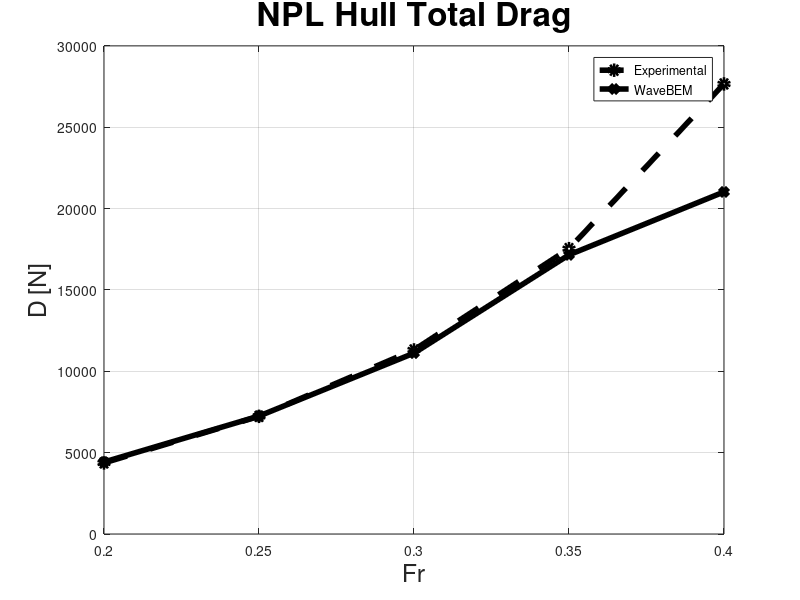
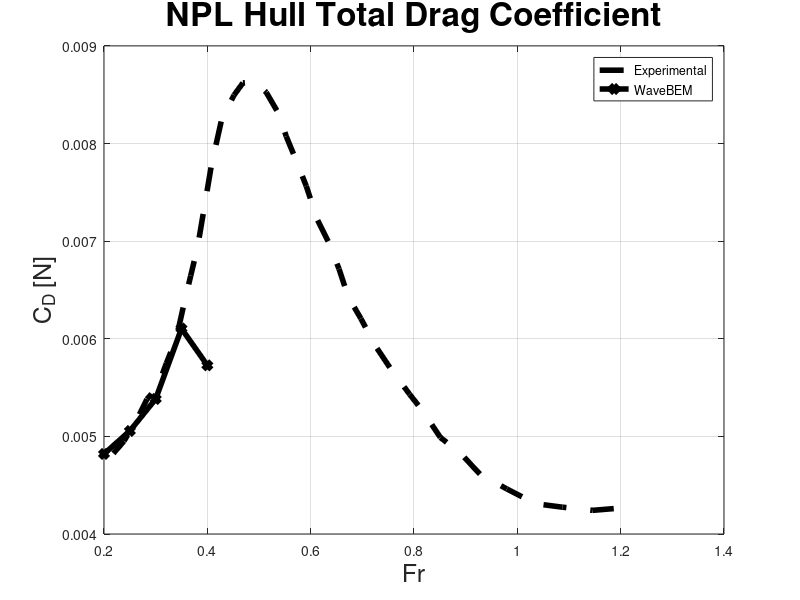

Reproduce these figures in MATLAB, in order.
clear all
close all
Fr = [0.2 0.25 0.3 0.35 0.4];

Sw = 149.611;
Lw = 30.5002;
g = 9.81;
rho = 1025;

V = Fr*sqrt(Lw*g)

experiments = load('npl_exp_drag.csv');

CR_exp = experiments(:,2);
Fr_exp = experiments(:,1);
Fr_exp = Fr_exp*0.5144444/sqrt(0.3048*9.81);

CR = interp1(Fr_exp,CR_exp,Fr,'cubic','extrap')


figure(2)
plot(Fr_exp,CR_exp,"k--","linewidth",4)
hold on
%plot(Fr,CR,'b*-')
grid on

figure(1)
R_exp = 1/2*Sw*rho*V.^2.*CR
plot(Fr,R_exp,"ko--","linewidth",4)
grid on

%%%%%%%%%%%%%%%% Fr = 0.2
WaveBEM_Fr02_old = load('npl_Fr02_force.txt');
WaveBEM_Fr02_new = load('npl_Fr020_damped_less_force.txt');

tmp = [];
count = 1;
for ii=1:length(WaveBEM_Fr02_old)
    if (WaveBEM_Fr02_old(ii,1) > 40)
       tmp(count) = WaveBEM_Fr02_old(ii,2)-WaveBEM_Fr02_old(ii,5)+WaveBEM_Fr02_old(ii,8)+WaveBEM_Fr02_old(ii,11);
    endif
end
drag_WaveBEM_Fr02_old = mean(tmp)

tmp = [];
count = 1;
for ii=1:length(WaveBEM_Fr02_new)
    if (WaveBEM_Fr02_new(ii,1) > 60 && WaveBEM_Fr02_new(ii,1) < 90)
       tmp(count) = WaveBEM_Fr02_new(ii,2)-WaveBEM_Fr02_new(ii,5)+WaveBEM_Fr02_new(ii,8)+WaveBEM_Fr02_new(ii,11);
    endif
end
drag_WaveBEM_Fr02_new = mean(tmp)

%%%%%%%%%%%%%%%% 



%%%%%%%%%%%%%%%% Fr = 0.25
WaveBEM_Fr025_old = load('npl_new_mesh_test_force.txt');
WaveBEM_Fr025_new = load('npl_Fr025_damped_less_new_force.txt');

tmp = [];
count = 1;
for ii=1:length(WaveBEM_Fr025_old)
    if (WaveBEM_Fr025_old(ii,1) > 40)
       tmp(count) = WaveBEM_Fr025_old(ii,2)-WaveBEM_Fr025_old(ii,5)+WaveBEM_Fr025_old(ii,8)+WaveBEM_Fr025_old(ii,11);
    endif
end
drag_WaveBEM_Fr025_old = mean(tmp)

tmp = [];
count = 1;
for ii=1:length(WaveBEM_Fr025_new)
    if (WaveBEM_Fr025_new(ii,1) > 60 && WaveBEM_Fr025_new(ii,1) < 90)
       tmp(count) = WaveBEM_Fr025_new(ii,2)-WaveBEM_Fr025_new(ii,5)+WaveBEM_Fr025_new(ii,8)+WaveBEM_Fr025_new(ii,11);
    endif
end
drag_WaveBEM_Fr025_new = mean(tmp)

%%%%%%%%%%%%%%%% 



%%%%%%%%%%%%%%%% Fr = 0.3
WaveBEM_Fr03_old = load('npl_Fr03_new_force.txt');
WaveBEM_Fr03_new = load('npl_Fr030_damped_less_force.txt');

tmp = [];
count = 1;
for ii=1:length(WaveBEM_Fr03_old)
    if (WaveBEM_Fr03_old(ii,1) > 60 && WaveBEM_Fr03_old(ii,1) < 90)
       tmp(count) = WaveBEM_Fr03_old(ii,2)-WaveBEM_Fr03_old(ii,5)+WaveBEM_Fr03_old(ii,8)+WaveBEM_Fr03_old(ii,11);
    endif
end
drag_WaveBEM_Fr03_old = mean(tmp)

tmp = [];
count = 1;
for ii=1:length(WaveBEM_Fr03_new)
    if (WaveBEM_Fr03_new(ii,1) > 60 && WaveBEM_Fr03_new(ii,1) < 90)
       tmp(count) = WaveBEM_Fr03_new(ii,2)-WaveBEM_Fr03_new(ii,5)+WaveBEM_Fr03_new(ii,8)+WaveBEM_Fr03_new(ii,11);
    endif
end
drag_WaveBEM_Fr03_new = mean(tmp)

%%%%%%%%%%%%%%%% 




%%%%%%%%%%%%%%%% Fr = 0.35
WaveBEM_Fr035_old = load('npl_Fr035_new_force.txt');
WaveBEM_Fr035_new = load('npl_Fr035_damped_less_force.txt');

tmp = [];
count = 1;
for ii=1:length(WaveBEM_Fr035_old)
    if (WaveBEM_Fr035_old(ii,1) > 40)
       tmp(count) = WaveBEM_Fr035_old(ii,2)-WaveBEM_Fr035_old(ii,5)+WaveBEM_Fr035_old(ii,8)+WaveBEM_Fr035_old(ii,11);
    endif
end
drag_WaveBEM_Fr035_old = mean(tmp)

tmp = [];
count = 1;
for ii=1:length(WaveBEM_Fr035_new)
    if (WaveBEM_Fr035_new(ii,1) > 60 && WaveBEM_Fr035_new(ii,1) < 90)
       tmp(count) = WaveBEM_Fr035_new(ii,2)-WaveBEM_Fr035_new(ii,5)+WaveBEM_Fr035_new(ii,8)+WaveBEM_Fr035_new(ii,11);
    endif
end
drag_WaveBEM_Fr035_new = mean(tmp)

%%%%%%%%%%%%%%%% 




%%%%%%%%%%%%%%%% Fr = 0.4
WaveBEM_Fr04_old = load('npl_Fr04_damped_force.txt');
WaveBEM_Fr04_new = load('npl_Fr04_damped_less_force.txt');

tmp = [];
count = 1;
for ii=1:length(WaveBEM_Fr04_old)
    if (WaveBEM_Fr04_old(ii,1) > 60 && WaveBEM_Fr04_old(ii,1) < 90)
       tmp(count) = WaveBEM_Fr04_old(ii,2)-WaveBEM_Fr04_old(ii,5)+WaveBEM_Fr04_old(ii,8)+WaveBEM_Fr04_old(ii,11);
    endif
end
drag_WaveBEM_Fr04_old = mean(tmp)

tmp = [];
count = 1;
for ii=1:length(WaveBEM_Fr04_new)
    if (WaveBEM_Fr04_new(ii,1) > 60 && WaveBEM_Fr04_new(ii,1) < 90)
       tmp(count) = WaveBEM_Fr04_new(ii,2)-WaveBEM_Fr04_new(ii,5)+WaveBEM_Fr04_new(ii,8)+WaveBEM_Fr04_new(ii,11);
    endif
end
drag_WaveBEM_Fr04_new = mean(tmp)

%%%%%%%%%%%%%%%% 

numerical_Doctors = [drag_WaveBEM_Fr02_old drag_WaveBEM_Fr025_old drag_WaveBEM_Fr03_old drag_WaveBEM_Fr035_old];
numerical_Doctors_mod = [drag_WaveBEM_Fr02_new drag_WaveBEM_Fr025_new drag_WaveBEM_Fr03_new drag_WaveBEM_Fr035_new drag_WaveBEM_Fr04_new];


figure(1)
hold on
%plot(Fr(1:4),numerical_Doctors,'k*-')
plot(Fr,numerical_Doctors_mod,"kd-","linewidth",4, "MarkerFaceColor", "k")
title('NPL Hull Total Drag','Fontsize',24)
xlabel('Fr','Fontsize',18)
ylabel('D [N]','Fontsize',18)
legend('Experimental','WaveBEM')
print('NPL_drag_curve.png','-dpng')

figure(2)
%plot(Fr(1:4),numerical_Doctors./(1/2*Sw*rho*V(1:4).^2),'k*-')
plot(Fr,numerical_Doctors_mod./(1/2*Sw*rho*V.^2),"kd-","linewidth",4, "MarkerFaceColor", "k")
title('NPL Hull Total Drag Coefficient','Fontsize',24)
xlabel('Fr','Fontsize',18)
ylabel('C_D [N]','Fontsize',18)
legend('Experimental','WaveBEM')
print('NPL_drag_coeff_curve.png','-dpng')


force_errors = abs(R_exp-numerical_Doctors_mod)./R_exp


Cd_errors = abs(CR-numerical_Doctors_mod./(1/2*Sw*rho*V.^2))./CR
